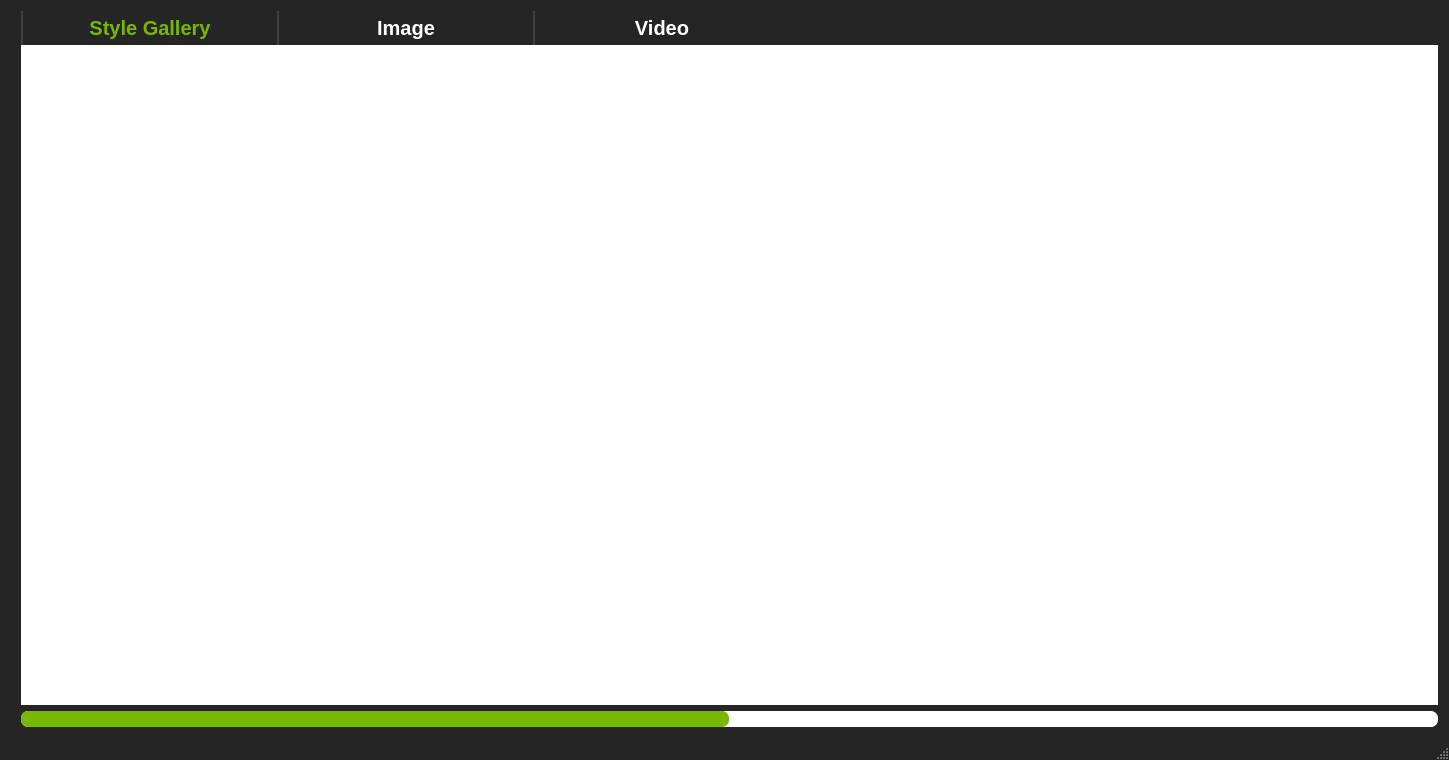
<?xml version="1.0" encoding="UTF-8"?>
<ui version="4.0">
 <class>QMainWnd</class>
 <widget class="QMainWindow" name="QMainWnd">
  <property name="geometry">
   <rect>
    <x>0</x>
    <y>0</y>
    <width>1449</width>
    <height>760</height>
   </rect>
  </property>
  <property name="sizePolicy">
   <sizepolicy hsizetype="Expanding" vsizetype="Expanding">
    <horstretch>0</horstretch>
    <verstretch>0</verstretch>
   </sizepolicy>
  </property>
  <property name="minimumSize">
   <size>
    <width>0</width>
    <height>0</height>
   </size>
  </property>
  <property name="maximumSize">
   <size>
    <width>16777215</width>
    <height>16777215</height>
   </size>
  </property>
  <property name="font">
   <font>
    <family>Georgia</family>
   </font>
  </property>
  <property name="windowTitle">
   <string>MainWindow</string>
  </property>
  <property name="styleSheet">
   <string notr="true">QMainWindow{
	background-color:#252525;
}

QPushButton {
	color: #FFFFFF;
	background-color: #252525;
}

QPushButton:hover{
	background-color: #1a1a1a;
}</string>
  </property>
  <property name="iconSize">
   <size>
    <width>30</width>
    <height>30</height>
   </size>
  </property>
  <widget class="QWidget" name="centralWidget">
   <property name="enabled">
    <bool>true</bool>
   </property>
   <property name="sizePolicy">
    <sizepolicy hsizetype="Expanding" vsizetype="Expanding">
     <horstretch>0</horstretch>
     <verstretch>0</verstretch>
    </sizepolicy>
   </property>
   <layout class="QVBoxLayout" name="verticalLayout_2">
    <item>
     <layout class="QVBoxLayout" name="verticalLayout">
      <property name="leftMargin">
       <number>10</number>
      </property>
      <item>
       <widget class="QTabWidget" name="tab_wdgt">
        <property name="font">
         <font>
          <family>Tahoma</family>
          <pointsize>15</pointsize>
          <weight>75</weight>
          <bold>true</bold>
          <stylestrategy>PreferDefault</stylestrategy>
          <kerning>true</kerning>
         </font>
        </property>
        <property name="autoFillBackground">
         <bool>false</bool>
        </property>
        <property name="styleSheet">
         <string notr="true">QTabWidget::pane{
	border: #252525;
}

QTabBar::tab{
	background-color: #252525;
	height: 30px;
	width: 250px;
	padding: 2px;
	border-left: 1.5px solid #404040;
}

QTabBar::tab:selected{
	color: #76b900;
}

QTabBar::tab:!selected{
	color: #FFFFFF;
}

</string>
        </property>
        <property name="tabPosition">
         <enum>QTabWidget::North</enum>
        </property>
        <property name="currentIndex">
         <number>0</number>
        </property>
        <property name="iconSize">
         <size>
          <width>25</width>
          <height>25</height>
         </size>
        </property>
        <property name="elideMode">
         <enum>Qt::ElideNone</enum>
        </property>
        <property name="documentMode">
         <bool>false</bool>
        </property>
        <widget class="QWidget" name="tab_wdgt_tab_style">
         <property name="autoFillBackground">
          <bool>false</bool>
         </property>
         <property name="styleSheet">
          <string notr="true">QWidget#tab_wdgt_tab_style{

}</string>
         </property>
         <attribute name="icon">
          <iconset resource="../resources.qrc">
           <normaloff>:/res/gallery_non_selected.png</normaloff>
           <normalon>:/res/gallery_selected.png</normalon>:/res/gallery_non_selected.png</iconset>
         </attribute>
         <attribute name="title">
          <string>Style Gallery</string>
         </attribute>
         <layout class="QVBoxLayout" name="verticalLayout_3">
          <property name="leftMargin">
           <number>0</number>
          </property>
          <property name="topMargin">
           <number>0</number>
          </property>
          <property name="rightMargin">
           <number>0</number>
          </property>
          <property name="bottomMargin">
           <number>0</number>
          </property>
          <item>
           <widget class="QListWidget" name="list_wdgt_style">
            <property name="font">
             <font>
              <family>Tahoma</family>
              <pointsize>10</pointsize>
              <weight>75</weight>
              <bold>true</bold>
             </font>
            </property>
            <property name="autoFillBackground">
             <bool>false</bool>
            </property>
            <property name="styleSheet">
             <string notr="true">QListWidget#list_wdgt_style{
	background-image: url(:/res/black_grid_background.jpg);
	color: #FFFFFF;
}

QListWidget#list_wdgt_style::item:selected
{
    background: #76b900;
}</string>
            </property>
            <property name="frameShape">
             <enum>QFrame::NoFrame</enum>
            </property>
            <property name="frameShadow">
             <enum>QFrame::Sunken</enum>
            </property>
            <property name="lineWidth">
             <number>0</number>
            </property>
            <property name="midLineWidth">
             <number>0</number>
            </property>
            <property name="movement">
             <enum>QListView::Static</enum>
            </property>
            <property name="flow">
             <enum>QListView::LeftToRight</enum>
            </property>
            <property name="viewMode">
             <enum>QListView::IconMode</enum>
            </property>
           </widget>
          </item>
         </layout>
        </widget>
        <widget class="QWidget" name="tab_wdgt_tab_img">
         <property name="styleSheet">
          <string notr="true">QWidget#tab_wdgt_tab_img{
	background-image: url(:/res/black_grid_background.jpg);
}</string>
         </property>
         <attribute name="icon">
          <iconset resource="../resources.qrc">
           <normaloff>:/res/image_non_selected.png</normaloff>
           <normalon>:/res/image_selected.png</normalon>:/res/image_non_selected.png</iconset>
         </attribute>
         <attribute name="title">
          <string>Image</string>
         </attribute>
         <layout class="QHBoxLayout" name="horizontalLayout">
          <item>
           <widget class="QGroupBox" name="grp_box_img_in">
            <property name="font">
             <font>
              <family>Tahoma</family>
              <pointsize>12</pointsize>
              <weight>75</weight>
              <bold>true</bold>
             </font>
            </property>
            <property name="styleSheet">
             <string notr="true">QGroupBox{
	border: 0px;
	color: #76b900;
}</string>
            </property>
            <property name="title">
             <string>Input</string>
            </property>
            <property name="alignment">
             <set>Qt::AlignCenter</set>
            </property>
            <property name="flat">
             <bool>false</bool>
            </property>
            <layout class="QVBoxLayout" name="verticalLayout_4">
             <item>
              <widget class="QImageViewWdgt" name="img_wdgt_in" native="true">
               <property name="minimumSize">
                <size>
                 <width>0</width>
                 <height>0</height>
                </size>
               </property>
               <property name="maximumSize">
                <size>
                 <width>16777215</width>
                 <height>16777215</height>
                </size>
               </property>
               <property name="styleSheet">
                <string notr="true"/>
               </property>
              </widget>
             </item>
             <item>
              <spacer name="verticalSpacer_3">
               <property name="orientation">
                <enum>Qt::Vertical</enum>
               </property>
               <property name="sizeHint" stdset="0">
                <size>
                 <width>20</width>
                 <height>40</height>
                </size>
               </property>
              </spacer>
             </item>
             <item>
              <layout class="QHBoxLayout" name="horizontalLayout_2">
               <item>
                <widget class="QPushButton" name="btn_img_in_load">
                 <property name="font">
                  <font>
                   <family>Tahoma</family>
                   <pointsize>10</pointsize>
                   <weight>75</weight>
                   <bold>true</bold>
                  </font>
                 </property>
                 <property name="styleSheet">
                  <string notr="true">QPushButton {
	color: #FFFFFF;
	background-color: #252525;
}

QPushButton:hover{
	background-color: #1a1a1a;
}</string>
                 </property>
                 <property name="text">
                  <string>Load</string>
                 </property>
                </widget>
               </item>
               <item>
                <spacer name="horizontalSpacer">
                 <property name="orientation">
                  <enum>Qt::Horizontal</enum>
                 </property>
                 <property name="sizeType">
                  <enum>QSizePolicy::Expanding</enum>
                 </property>
                 <property name="sizeHint" stdset="0">
                  <size>
                   <width>400</width>
                   <height>20</height>
                  </size>
                 </property>
                </spacer>
               </item>
              </layout>
             </item>
            </layout>
           </widget>
          </item>
          <item>
           <widget class="QGroupBox" name="grp_box_img_out">
            <property name="font">
             <font>
              <family>Tahoma</family>
              <pointsize>12</pointsize>
              <weight>75</weight>
              <bold>true</bold>
             </font>
            </property>
            <property name="styleSheet">
             <string notr="true">QGroupBox{
	border: 0px;
	color: #76b900;
}</string>
            </property>
            <property name="title">
             <string>Output</string>
            </property>
            <property name="alignment">
             <set>Qt::AlignCenter</set>
            </property>
            <layout class="QVBoxLayout" name="verticalLayout_5">
             <item>
              <widget class="QImageViewWdgt" name="img_wdgt_out" native="true">
               <property name="minimumSize">
                <size>
                 <width>0</width>
                 <height>0</height>
                </size>
               </property>
               <property name="maximumSize">
                <size>
                 <width>16777215</width>
                 <height>16777215</height>
                </size>
               </property>
              </widget>
             </item>
             <item>
              <spacer name="verticalSpacer_4">
               <property name="orientation">
                <enum>Qt::Vertical</enum>
               </property>
               <property name="sizeHint" stdset="0">
                <size>
                 <width>20</width>
                 <height>40</height>
                </size>
               </property>
              </spacer>
             </item>
             <item>
              <layout class="QHBoxLayout" name="horizontalLayout_3">
               <item>
                <widget class="QPushButton" name="btn_img_out_transform">
                 <property name="enabled">
                  <bool>false</bool>
                 </property>
                 <property name="font">
                  <font>
                   <family>Tahoma</family>
                   <pointsize>10</pointsize>
                   <weight>75</weight>
                   <bold>true</bold>
                  </font>
                 </property>
                 <property name="styleSheet">
                  <string notr="true">QPushButton {
	color: #FFFFFF;
	background-color: #252525;
}

QPushButton:hover{
	background-color: #1a1a1a;
}</string>
                 </property>
                 <property name="text">
                  <string>Transform</string>
                 </property>
                </widget>
               </item>
               <item>
                <spacer name="horizontalSpacer_2">
                 <property name="orientation">
                  <enum>Qt::Horizontal</enum>
                 </property>
                 <property name="sizeHint" stdset="0">
                  <size>
                   <width>40</width>
                   <height>20</height>
                  </size>
                 </property>
                </spacer>
               </item>
               <item>
                <widget class="QPushButton" name="btn_img_out_stop_transform">
                 <property name="enabled">
                  <bool>false</bool>
                 </property>
                 <property name="font">
                  <font>
                   <family>Tahoma</family>
                   <pointsize>10</pointsize>
                   <weight>75</weight>
                   <bold>true</bold>
                  </font>
                 </property>
                 <property name="styleSheet">
                  <string notr="true">QPushButton {
	color: #FFFFFF;
	background-color: #252525;
}

QPushButton:hover{
	background-color: #1a1a1a;
}</string>
                 </property>
                 <property name="text">
                  <string>Stop</string>
                 </property>
                </widget>
               </item>
              </layout>
             </item>
            </layout>
           </widget>
          </item>
         </layout>
        </widget>
        <widget class="QWidget" name="tab_wdgt_tab_video">
         <property name="focusPolicy">
          <enum>Qt::NoFocus</enum>
         </property>
         <property name="styleSheet">
          <string notr="true">QWidget#tab_wdgt_tab_video{
	background-image: url(:/res/black_grid_background.jpg);
}</string>
         </property>
         <attribute name="icon">
          <iconset resource="../resources.qrc">
           <normaloff>:/res/video_non_selected.png</normaloff>
           <normalon>:/res/video_selected.png</normalon>:/res/video_non_selected.png</iconset>
         </attribute>
         <attribute name="title">
          <string>Video</string>
         </attribute>
         <layout class="QHBoxLayout" name="horizontalLayout_4">
          <item>
           <widget class="QGroupBox" name="grp_box_video_in">
            <property name="font">
             <font>
              <family>Tahoma</family>
              <pointsize>12</pointsize>
              <weight>75</weight>
              <bold>true</bold>
             </font>
            </property>
            <property name="styleSheet">
             <string notr="true">QGroupBox{
	border: 0px;
	color: #76b900;
}</string>
            </property>
            <property name="title">
             <string>Input</string>
            </property>
            <property name="alignment">
             <set>Qt::AlignCenter</set>
            </property>
            <layout class="QVBoxLayout" name="verticalLayout_6">
             <item>
              <widget class="QVideoPlayerWdgt" name="video_wdgt_in" native="true">
               <property name="sizePolicy">
                <sizepolicy hsizetype="Preferred" vsizetype="Preferred">
                 <horstretch>0</horstretch>
                 <verstretch>0</verstretch>
                </sizepolicy>
               </property>
               <property name="minimumSize">
                <size>
                 <width>0</width>
                 <height>0</height>
                </size>
               </property>
               <property name="maximumSize">
                <size>
                 <width>16777215</width>
                 <height>16777215</height>
                </size>
               </property>
              </widget>
             </item>
             <item>
              <spacer name="verticalSpacer_5">
               <property name="orientation">
                <enum>Qt::Vertical</enum>
               </property>
               <property name="sizeHint" stdset="0">
                <size>
                 <width>20</width>
                 <height>40</height>
                </size>
               </property>
              </spacer>
             </item>
             <item>
              <layout class="QHBoxLayout" name="horizontalLayout_5">
               <item>
                <widget class="QPushButton" name="btn_video_in_load">
                 <property name="font">
                  <font>
                   <family>Tahoma</family>
                   <pointsize>10</pointsize>
                   <weight>75</weight>
                   <bold>true</bold>
                  </font>
                 </property>
                 <property name="text">
                  <string>Load</string>
                 </property>
                </widget>
               </item>
               <item>
                <spacer name="horizontalSpacer_3">
                 <property name="orientation">
                  <enum>Qt::Horizontal</enum>
                 </property>
                 <property name="sizeHint" stdset="0">
                  <size>
                   <width>40</width>
                   <height>20</height>
                  </size>
                 </property>
                </spacer>
               </item>
              </layout>
             </item>
            </layout>
           </widget>
          </item>
          <item>
           <widget class="QGroupBox" name="grp_box_video_out">
            <property name="font">
             <font>
              <family>Tahoma</family>
              <pointsize>12</pointsize>
              <weight>75</weight>
              <bold>true</bold>
             </font>
            </property>
            <property name="styleSheet">
             <string notr="true">QGroupBox{
	border: 0px;
	color: #76b900;
}</string>
            </property>
            <property name="title">
             <string>Output</string>
            </property>
            <property name="alignment">
             <set>Qt::AlignCenter</set>
            </property>
            <layout class="QVBoxLayout" name="verticalLayout_7">
             <item>
              <widget class="QVideoPlayerWdgt" name="video_wdgt_out" native="true">
               <property name="sizePolicy">
                <sizepolicy hsizetype="Preferred" vsizetype="Preferred">
                 <horstretch>0</horstretch>
                 <verstretch>0</verstretch>
                </sizepolicy>
               </property>
               <property name="minimumSize">
                <size>
                 <width>0</width>
                 <height>0</height>
                </size>
               </property>
               <property name="maximumSize">
                <size>
                 <width>16777215</width>
                 <height>16777215</height>
                </size>
               </property>
               <property name="baseSize">
                <size>
                 <width>0</width>
                 <height>0</height>
                </size>
               </property>
              </widget>
             </item>
             <item>
              <spacer name="verticalSpacer_6">
               <property name="orientation">
                <enum>Qt::Vertical</enum>
               </property>
               <property name="sizeHint" stdset="0">
                <size>
                 <width>20</width>
                 <height>40</height>
                </size>
               </property>
              </spacer>
             </item>
             <item>
              <layout class="QHBoxLayout" name="horizontalLayout_6">
               <item>
                <widget class="QPushButton" name="btn_video_out_transform">
                 <property name="enabled">
                  <bool>false</bool>
                 </property>
                 <property name="font">
                  <font>
                   <family>Tahoma</family>
                   <pointsize>10</pointsize>
                   <weight>75</weight>
                   <bold>true</bold>
                  </font>
                 </property>
                 <property name="text">
                  <string>Transform</string>
                 </property>
                </widget>
               </item>
               <item>
                <spacer name="horizontalSpacer_4">
                 <property name="orientation">
                  <enum>Qt::Horizontal</enum>
                 </property>
                 <property name="sizeHint" stdset="0">
                  <size>
                   <width>40</width>
                   <height>20</height>
                  </size>
                 </property>
                </spacer>
               </item>
               <item>
                <widget class="QPushButton" name="btn_video_out_stop_transform">
                 <property name="enabled">
                  <bool>false</bool>
                 </property>
                 <property name="font">
                  <font>
                   <family>Tahoma</family>
                   <pointsize>10</pointsize>
                   <weight>75</weight>
                   <bold>true</bold>
                  </font>
                 </property>
                 <property name="text">
                  <string>Stop</string>
                 </property>
                </widget>
               </item>
              </layout>
             </item>
            </layout>
           </widget>
          </item>
         </layout>
        </widget>
       </widget>
      </item>
      <item>
       <widget class="QProgressBar" name="progr_bar">
        <property name="enabled">
         <bool>true</bool>
        </property>
        <property name="styleSheet">
         <string notr="true">QProgressBar {
	height: 5px;
	border: 0px;
	border-radius: 7px;
}

QProgressBar::chunk {
	background-color: #76b900;
	border-radius: 7px;
}</string>
        </property>
        <property name="minimum">
         <number>0</number>
        </property>
        <property name="maximum">
         <number>0</number>
        </property>
        <property name="value">
         <number>-1</number>
        </property>
        <property name="alignment">
         <set>Qt::AlignCenter</set>
        </property>
        <property name="textVisible">
         <bool>false</bool>
        </property>
        <property name="orientation">
         <enum>Qt::Horizontal</enum>
        </property>
        <property name="invertedAppearance">
         <bool>false</bool>
        </property>
       </widget>
      </item>
     </layout>
    </item>
   </layout>
  </widget>
  <widget class="QStatusBar" name="status_bar">
   <property name="font">
    <font>
     <family>Tahoma</family>
     <pointsize>10</pointsize>
     <weight>50</weight>
     <bold>false</bold>
    </font>
   </property>
   <property name="styleSheet">
    <string notr="true">QStatusBar{
	color: #FFFFFF;
}</string>
   </property>
   <property name="sizeGripEnabled">
    <bool>true</bool>
   </property>
  </widget>
 </widget>
 <layoutdefault spacing="6" margin="11"/>
 <customwidgets>
  <customwidget>
   <class>QVideoPlayerWdgt</class>
   <extends>QWidget</extends>
   <header>QVideoPlayerWdgt.h</header>
   <container>1</container>
  </customwidget>
  <customwidget>
   <class>QImageViewWdgt</class>
   <extends>QWidget</extends>
   <header>QImageViewWdgt.h</header>
   <container>1</container>
  </customwidget>
 </customwidgets>
 <resources>
  <include location="../resources.qrc"/>
 </resources>
 <connections/>
</ui>
